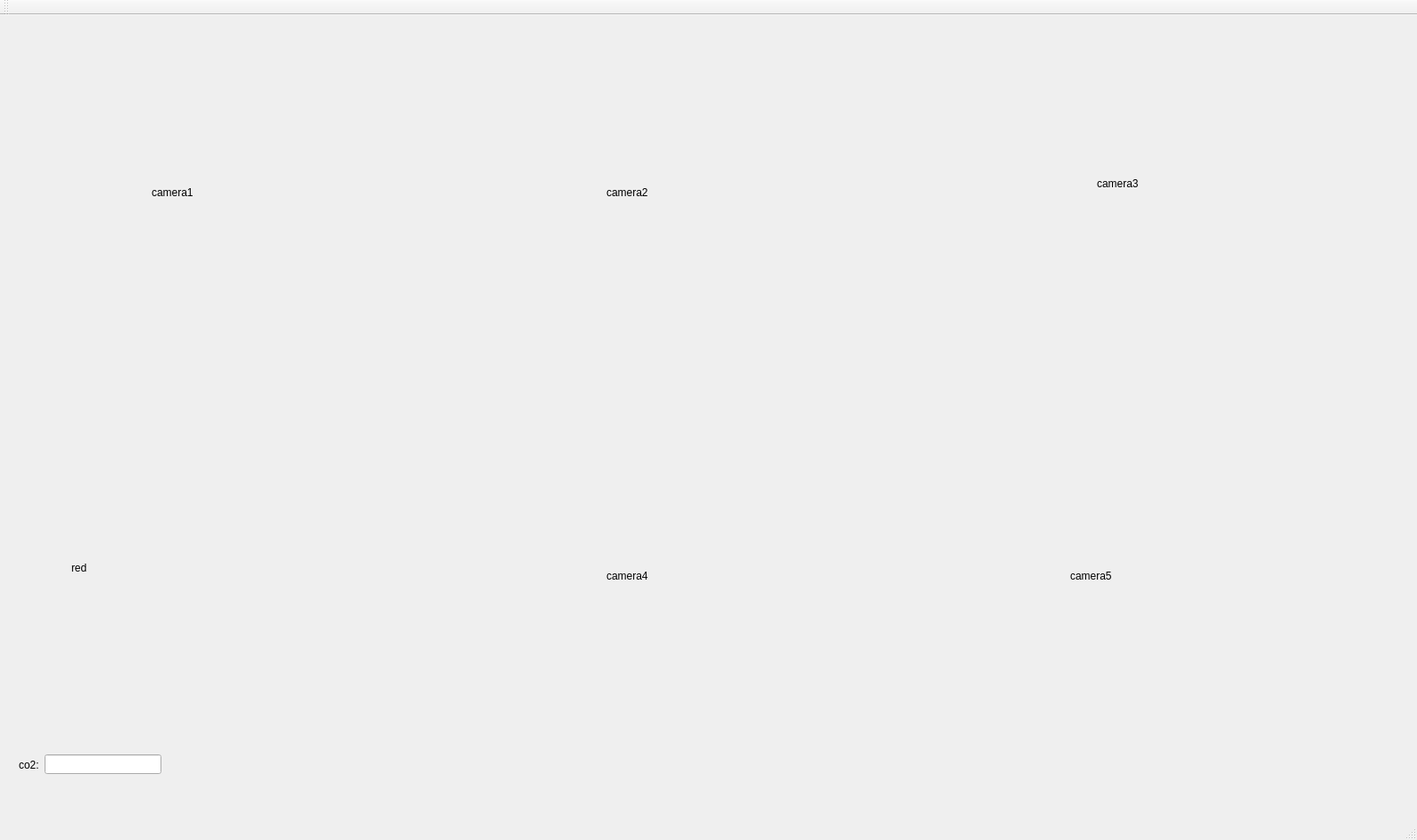
<?xml version="1.0" encoding="UTF-8"?>
<ui version="4.0">
 <class>explorer_ui_ability</class>
 <widget class="QMainWindow" name="explorer_ui_ability">
  <property name="geometry">
   <rect>
    <x>0</x>
    <y>0</y>
    <width>1589</width>
    <height>942</height>
   </rect>
  </property>
  <property name="windowTitle">
   <string>explorer_ui_ability</string>
  </property>
  <widget class="QWidget" name="centralWidget">
   <widget class="QWidget" name="layoutWidget">
    <property name="geometry">
     <rect>
      <x>10</x>
      <y>800</y>
      <width>182</width>
      <height>81</height>
     </rect>
    </property>
    <layout class="QHBoxLayout" name="horizontalLayout">
     <item>
      <widget class="QLabel" name="co2_label">
       <property name="text">
        <string>co2:</string>
       </property>
      </widget>
     </item>
     <item>
      <widget class="QLineEdit" name="co2_lineedit"/>
     </item>
    </layout>
   </widget>
   <widget class="QWidget" name="widget" native="true">
    <property name="geometry">
     <rect>
      <x>0</x>
      <y>0</y>
      <width>511</width>
      <height>431</height>
     </rect>
    </property>
    <widget class="QLabel" name="label">
     <property name="geometry">
      <rect>
       <x>170</x>
       <y>190</y>
       <width>67</width>
       <height>17</height>
      </rect>
     </property>
     <property name="text">
      <string>camera1</string>
     </property>
    </widget>
   </widget>
   <widget class="QWidget" name="widget_2" native="true">
    <property name="geometry">
     <rect>
      <x>510</x>
      <y>0</y>
      <width>521</width>
      <height>431</height>
     </rect>
    </property>
    <widget class="QLabel" name="label_2">
     <property name="geometry">
      <rect>
       <x>170</x>
       <y>190</y>
       <width>67</width>
       <height>17</height>
      </rect>
     </property>
     <property name="text">
      <string>camera2</string>
     </property>
    </widget>
   </widget>
   <widget class="QWidget" name="widget_3" native="true">
    <property name="geometry">
     <rect>
      <x>1030</x>
      <y>0</y>
      <width>521</width>
      <height>431</height>
     </rect>
    </property>
    <widget class="QLabel" name="label_4">
     <property name="geometry">
      <rect>
       <x>200</x>
       <y>180</y>
       <width>67</width>
       <height>17</height>
      </rect>
     </property>
     <property name="text">
      <string>camera3</string>
     </property>
    </widget>
   </widget>
   <widget class="QWidget" name="widget_4" native="true">
    <property name="geometry">
     <rect>
      <x>0</x>
      <y>430</y>
      <width>511</width>
      <height>361</height>
     </rect>
    </property>
    <widget class="QLabel" name="infraCam">
     <property name="geometry">
      <rect>
       <x>80</x>
       <y>70</y>
       <width>320</width>
       <height>240</height>
      </rect>
     </property>
     <property name="text">
      <string>red</string>
     </property>
    </widget>
   </widget>
   <widget class="QWidget" name="widget_5" native="true">
    <property name="geometry">
     <rect>
      <x>510</x>
      <y>430</y>
      <width>521</width>
      <height>431</height>
     </rect>
    </property>
    <widget class="QLabel" name="label_5">
     <property name="geometry">
      <rect>
       <x>170</x>
       <y>190</y>
       <width>67</width>
       <height>17</height>
      </rect>
     </property>
     <property name="text">
      <string>camera4</string>
     </property>
    </widget>
   </widget>
   <widget class="QWidget" name="widget_6" native="true">
    <property name="geometry">
     <rect>
      <x>1030</x>
      <y>430</y>
      <width>521</width>
      <height>431</height>
     </rect>
    </property>
    <widget class="QLabel" name="label_6">
     <property name="geometry">
      <rect>
       <x>170</x>
       <y>190</y>
       <width>67</width>
       <height>17</height>
      </rect>
     </property>
     <property name="text">
      <string>camera5</string>
     </property>
    </widget>
   </widget>
  </widget>
  <widget class="QMenuBar" name="menuBar">
   <property name="geometry">
    <rect>
     <x>0</x>
     <y>0</y>
     <width>1589</width>
     <height>19</height>
    </rect>
   </property>
  </widget>
  <widget class="QToolBar" name="mainToolBar">
   <attribute name="toolBarArea">
    <enum>TopToolBarArea</enum>
   </attribute>
   <attribute name="toolBarBreak">
    <bool>false</bool>
   </attribute>
  </widget>
  <widget class="QStatusBar" name="statusBar"/>
 </widget>
 <layoutdefault spacing="6" margin="11"/>
 <resources/>
 <connections/>
</ui>
